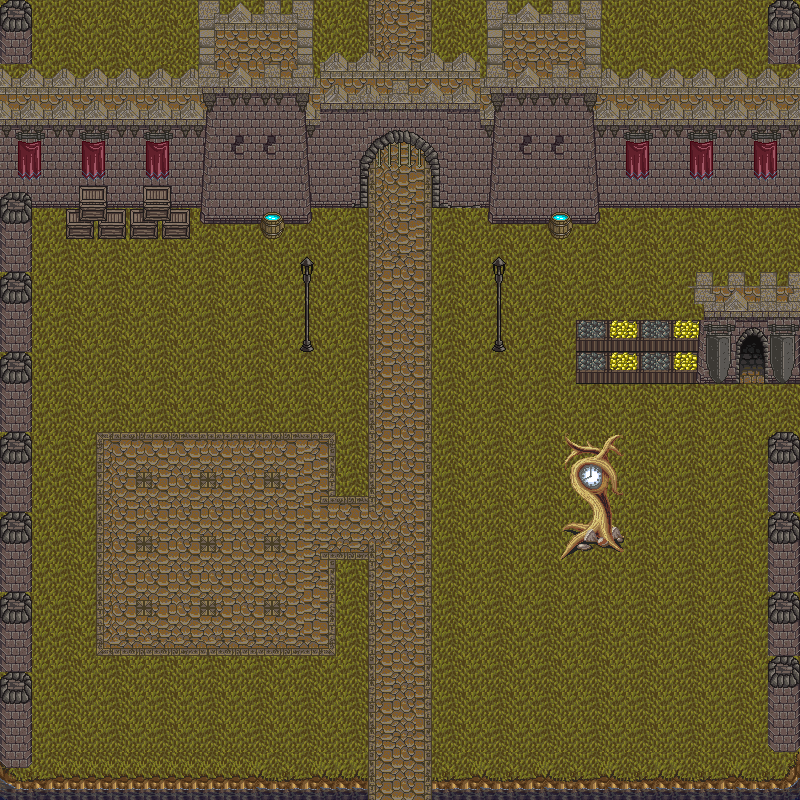

A level layout from a 2D game, rendered from its tile map. Below: a short description, then the map file with tile-grid data replaced by summaries:
An orthogonal 50x50 tile map with 16x16 px tiles, 5 tile layers (Ground, Path, Castle Behind, Castle, ...).

<map version="1.2" tiledversion="1.3.1" orientation="orthogonal" renderorder="right-down" compressionlevel="-1" width="50" height="50" tilewidth="16" tileheight="16" infinite="0" nextlayerid="6" nextobjectid="1">
 <tileset firstgid="1" name="Castle2" tilewidth="16" tileheight="16" tilecount="1024" columns="32">
  <image source="tilesets/Castle2.png" width="512" height="512" />
 </tileset>
 <layer id="1" name="Ground" width="50" height="50">
  <data>[2500 cells, 2500 non-empty, 32 distinct tile ids]</data>
 </layer>
 <layer id="4" name="Path" width="50" height="50">
  <data>[2500 cells, 495 non-empty, 98 distinct tile ids]</data>
 </layer>
 <layer id="3" name="Castle Behind" width="50" height="50">
  <data>[2500 cells, 370 non-empty, 58 distinct tile ids]</data>
 </layer>
 <layer id="2" name="Castle" width="50" height="50">
  <data>[2500 cells, 440 non-empty, 198 distinct tile ids]</data>
 </layer>
 <layer id="5" name="Ornaments" width="50" height="50">
  <data>[2500 cells, 73 non-empty, 41 distinct tile ids]</data>
 </layer>
</map>
